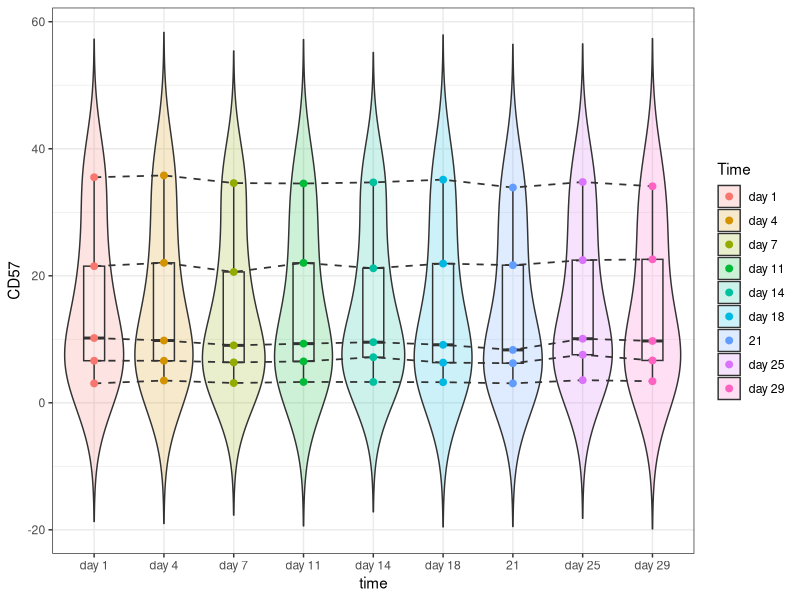
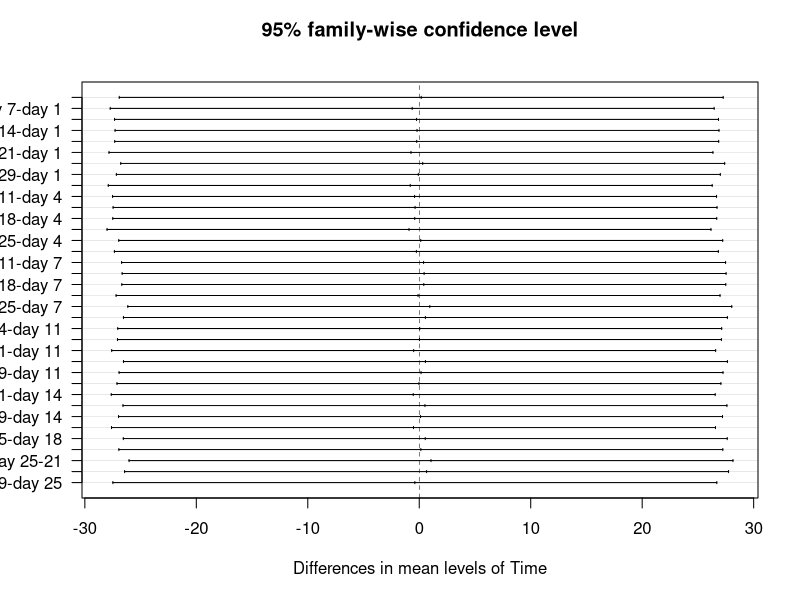

The R script that drew these images, in order:
## ---- chunk 1
knitr::opts_chunk$set(echo = TRUE, fig.height=10, fig.width=13, warning = FALSE)
## ---- chunk 2
#Packages 
library(readxl)
library(ggplot2)
library(reshape2)
library(nlme)
## ---- chunk 3
###################
# Import Datasets #
###################
A = as.data.frame(read_excel("stab_premix_at.xlsx", sheet = 9, col_names = T))
rownames(A) = A[, 1]
A = A[, -1]
## ---- chunk 4
B = A[grep("CD57", rownames(A)), ]
df = data.frame(melt(B), rep(1:5, 9))
colnames(df) = c("Time", "CD57", "id")
## ---- chunk 5
p <- ggplot(data = df, aes(x = Time, y = CD57)) +
geom_violin(trim = FALSE, alpha = 0.2, aes(fill = Time)) +
geom_boxplot(alpha = 0.2, show.legend = FALSE, width = 0.3) +
geom_line(linetype = "dashed", linewidth = .6, aes(group = id), 
          color = "gray20") +
geom_point(aes(colour = Time), alpha = 1, size = 2) +
xlab("time") + ylab("CD57") + theme_bw()
p
## ---- chunk 6
tapply(df$CD57, df$Time, mean)
## ---- chunk 7
aov_out = aov(CD57~Time, data = df)
tukey_out = TukeyHSD(aov_out)
print(tukey_out)
## ---- chunk 8
plot(tukey_out, las = 1)
## ---- chunk 9
summary(aov_out)
## ---- chunk 10
kruskal_out = kruskal.test(CD57~Time, data = df)
print(kruskal_out)
## ---- chunk 11
aov_out_repeated = aov(CD57 ~ Time + Error(id/Time), data = df)
summary(aov_out_repeated)
